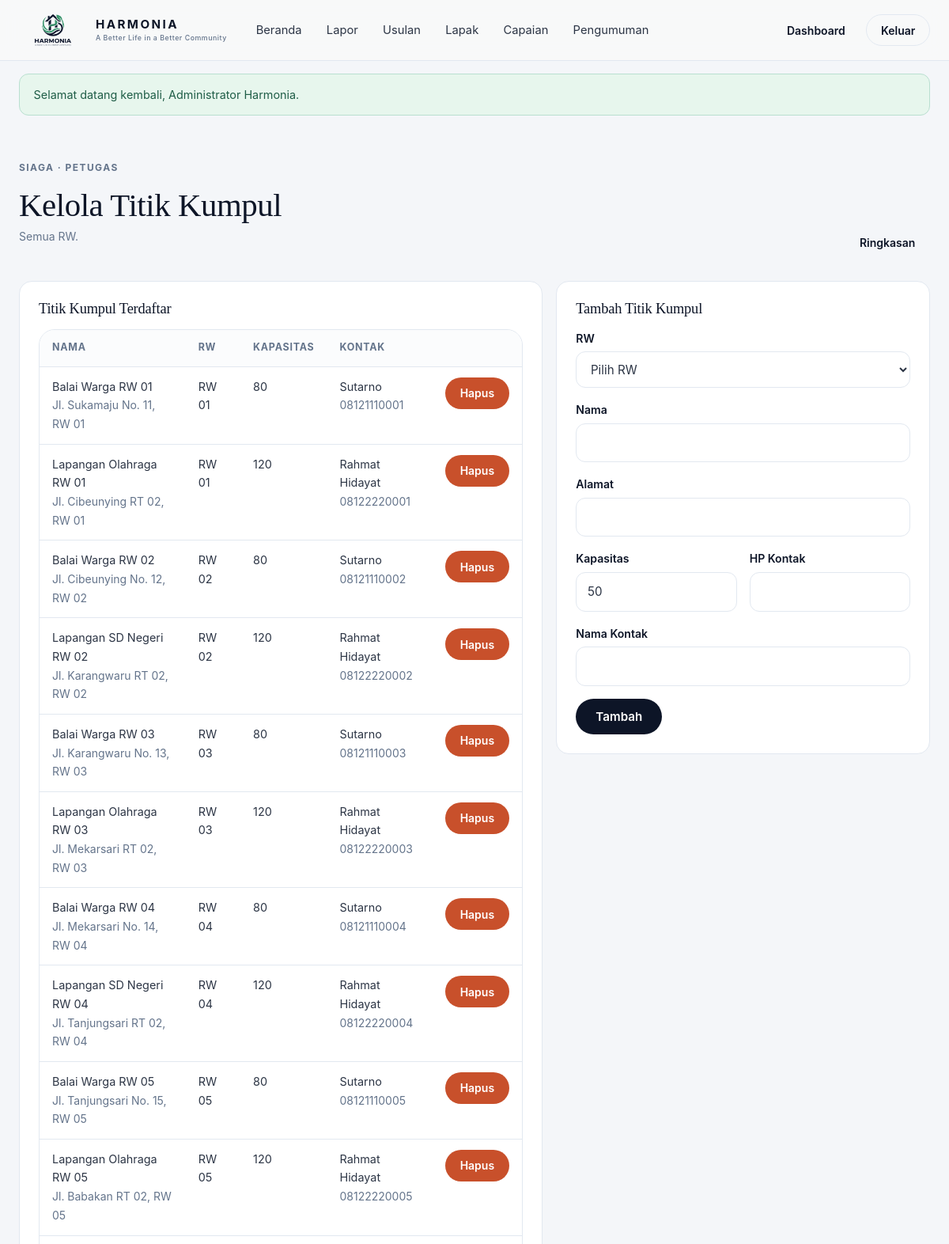
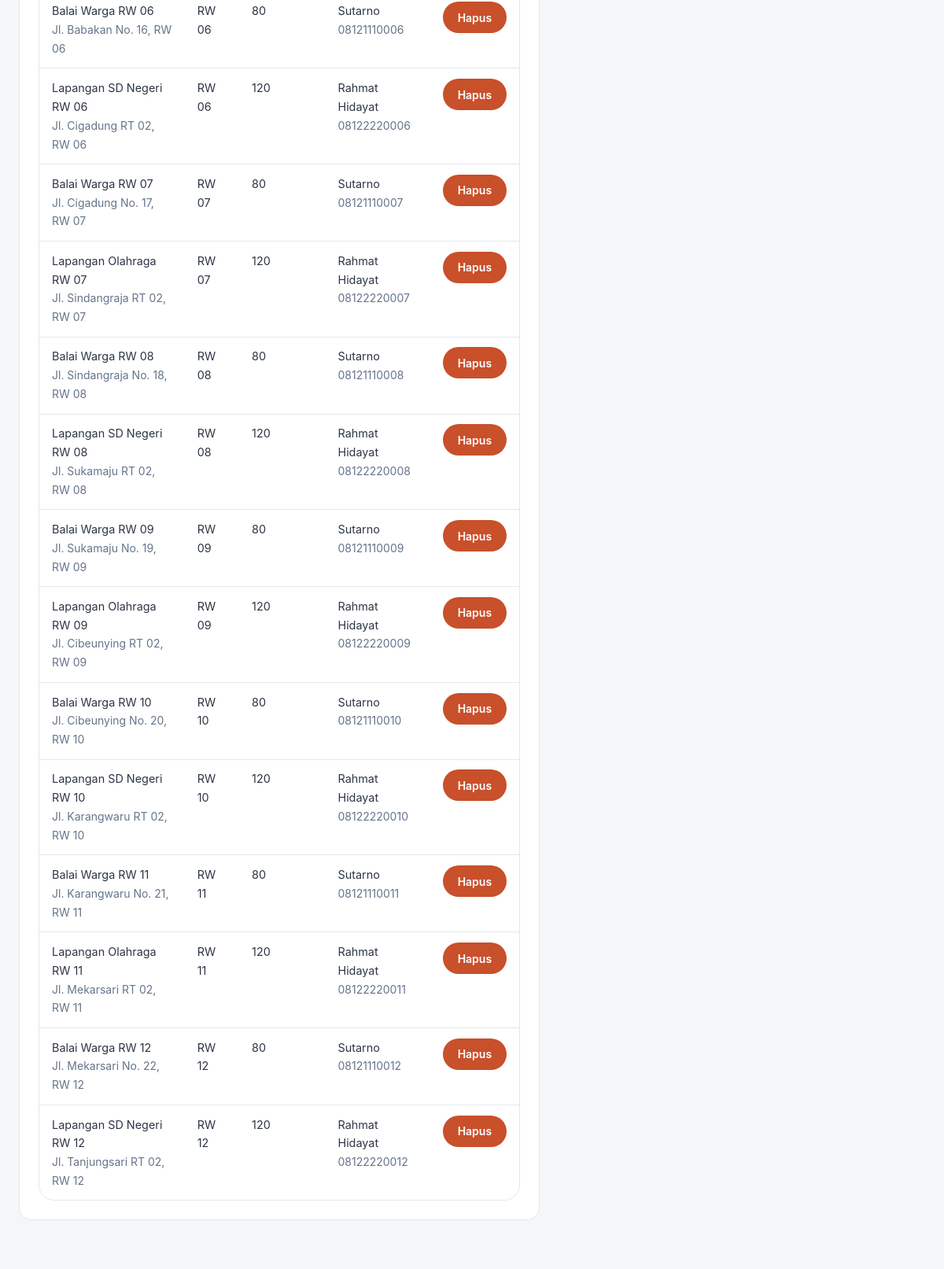
/siaga/kelola.php (signed in, upper part), run on the app's committed database (2 pictures, top to bottom).
### tables this page shows
CREATE TABLE shelters (
  id INT AUTO_INCREMENT PRIMARY KEY,
  rw_id INT NOT NULL,
  nama VARCHAR(80) NOT NULL,
  alamat_teks VARCHAR(150) NOT NULL,
  kapasitas INT UNSIGNED NOT NULL,
  kontak_nama VARCHAR(80) NOT NULL,
  kontak_hp VARCHAR(20) NOT NULL,
  FOREIGN KEY (rw_id) REFERENCES rw(id) ON DELETE CASCADE
);

CREATE TABLE rw (
  id INT AUTO_INCREMENT PRIMARY KEY,
  nama VARCHAR(30) NOT NULL,
  kelurahan VARCHAR(60) NOT NULL,
  created_at DATETIME DEFAULT CURRENT_TIMESTAMP
);

### config/auth.php (called while the page is built, shortened)
<?php
require_once ROOT_DIR . '/includes/helpers.php';
function user(): ?array
{
    return $_SESSION['user'] ?? null;
}
function require_login(): array
{
    $u = user();
    return $u;
}
function require_role(string ...$roles): array
{
    $u = require_login();
    return $u;
}

### includes/helpers.php (called while the page is built, shortened)
<?php
function e($v): string
{
    return htmlspecialchars((string)$v, ENT_QUOTES, 'UTF-8');
}
function old(string $key, string $default = ''): string
{
    return e($_POST[$key] ?? $default);
}

### siaga/kelola.php (the view, shortened to what this page needs)
<?php
require_once __DIR__ . '/../config/auth.php';
$u = require_role('petugas', 'admin');
$rwId = $u['role'] === 'admin' ? null : (int)$u['rw_id'];
$errors = [];
$sql = 'SELECT s.*, rw.nama AS rw FROM shelters s JOIN rw ON rw.id = s.rw_id';
$params = [];
$sql .= ' ORDER BY rw.nama, s.nama';
$st = $pdo->prepare($sql);
$st->execute($params);
$data = $st->fetchAll();
?>
<?php include ROOT_DIR . '/includes/header.php'; ?>
<section class="dash">
    <div class="container">
        <div class="dash__head">
            <div>
                <p class="eyebrow">Siaga · Petugas</p>
                <h1>Kelola Titik Kumpul</h1>
                <p class="small"><?= $rwId !== null ? 'Hanya titik kumpul RW Anda.' : 'Semua RW.' ?></p>
            </div>
            <a class="btn btn--ghost btn--sm" href="<?= BASE ?>/siaga/ringkasan.php">Ringkasan</a>
        </div>
        <div class="dash-grid">
            <div>
                <div class="panel">
                    <h3>Titik Kumpul Terdaftar</h3>
                    <?php if ($data) : ?>
                        <div class="table-wrap">
                            <table class="data">
                                <thead><tr><th>Nama</th><th>RW</th><th>Kapasitas</th><th>Kontak</th><th></th></tr></thead>
                                <tbody>
                                <?php foreach ($data as $s) : ?>
                                    <tr>
                                        <td><?= e($s['nama']) ?><br><span class="small muted"><?= e($s['alamat_teks']) ?></span></td>
                                        <td><?= e($s['rw']) ?></td>
                                        <td><?= (int)$s['kapasitas'] ?></td>
                                        <td><?= e($s['kontak_nama']) ?><br><span class="small muted"><?= e($s['kontak_hp']) ?></span></td>
                                        <td>
                                            <form method="post" onsubmit="return confirm('Hapus titik kumpul ini?')">
                                                <button class="btn btn--danger btn--sm" type="submit">Hapus</button>
                                            </form>
                                        </td>
                                    </tr>
                                <?php endforeach; ?>
                                </tbody>
                            </table>
                        </div>
                    <?php else : ?>
                        <div class="empty"><b>Belum Ada Titik Kumpul</b>Tambahkan lewat formulir di samping.</div>
                    <?php endif; ?>
                </div>
            </div>
            <div>
                <div class="panel">
                    <h3>Tambah Titik Kumpul</h3>
                    <form method="post" data-busy>
                        <?php if ($rwId === null) : ?>
                            <div class="field <?= isset($errors['rw_id']) ? 'field--error' : '' ?>">
                                <label for="rw_id">RW</label>
                                <select id="rw_id" name="rw_id" required>
                                    <option value="">Pilih RW</option>
                                </select>
                            </div>
                        <?php endif; ?>
                        <div class="field <?= isset($errors['nama']) ? 'field--error' : '' ?>">
                            <label for="nama">Nama</label>
                            <input id="nama" name="nama" value="<?= old('nama') ?>" required minlength="3" maxlength="80">
                        </div>
                        <div class="field <?= isset($errors['alamat_teks']) ? 'field--error' : '' ?>">
                            <label for="alamat_teks">Alamat</label>
                            <input id="alamat_teks" name="alamat_teks" value="<?= old('alamat_teks') ?>" required minlength="5" maxlength="150">
                        </div>
                        <div class="form-grid">
                            <div class="field <?= isset($errors['kapasitas']) ? 'field--error' : '' ?>">
                                <label for="kapasitas">Kapasitas</label>
                                <input id="kapasitas" name="kapasitas" type="number" min="1" required value="<?= old('kapasitas', '50') ?>">
                            </div>
                            <div class="field <?= isset($errors['kontak_hp']) ? 'field--error' : '' ?>">
                                <label for="kontak_hp">HP Kontak</label>
                                <input id="kontak_hp" name="kontak_hp" type="tel" inputmode="numeric" required maxlength="15" value="<?= old('kontak_hp') ?>">
                            </div>
                        </div>
                        <div class="field <?= isset($errors['kontak_nama']) ? 'field--error' : '' ?>">
                            <label for="kontak_nama">Nama Kontak</label>
                            <input id="kontak_nama" name="kontak_nama" value="<?= old('kontak_nama') ?>" required minlength="3" maxlength="80">
                        </div>
                        <button class="btn btn--primary" type="submit">Tambah</button>
                    </form>
                </div>
            </div>
        </div>
    </div>
</section>
<?php include ROOT_DIR . '/includes/footer.php'; ?>

### assets/css/style.css (style rules this page uses)
:root { --lime: #B8F53B; --lime-dark: #84cc16; --navy: #0D1527; --navy-hover: #16223D; --slate: #2C3545; --muted: #64748B; --bg: #F4F6F9; --hero: #E8EEF5; --border: #E2E8F0; --white: #fff; --sage: #E7F6ED; --sage-ink: #1B7A53; --sky: #E4F1FD; --sky-ink: #1D68BD; --peach: #FDEEE9; --peach-ink: #C8502B; --lavender: #EFEBF9; --lavender-ink: #6D32D8; --radius: 20px; --radius-sm: 12px; --shadow-soft: 0 16px 36px rgba(13, 21, 39, .06), 0 2px 6px rgba(13, 21, 39, .03); --shadow-lift: 0 24px 48px rgba(13, 21, 39, .12), 0 6px 14px rgba(13, 21, 39, .05); --serif: Georgia, "Times New Roman", Times, serif; --sans: -apple-system, BlinkMacSystemFont, "Segoe UI", Roboto, Helvetica, Arial, sans-serif; }
* { box-sizing: border-box; }
html { scroll-behavior: smooth; }
body { margin: 0; background: var(--bg); color: var(--slate); font: 400 1rem/1.65 var(--sans); -webkit-font-smoothing: antialiased; }
a { color: var(--navy); text-decoration: none; }
h1, h2, h3 { font-family: var(--serif); font-weight: 400; color: var(--navy); line-height: 1.18; margin: 0 0 .6rem; letter-spacing: -.01em; }
h1 { font-size: clamp(2.4rem, 5vw, 4rem); }
h3 { font-size: 1.25rem; }
p { margin: 0 0 1rem; color: var(--muted); }
.container { width: 100%; max-width: 1240px; margin: 0 auto; padding: 0 1.5rem; }
.eyebrow { font-size: .75rem; font-weight: 700; letter-spacing: .12em; text-transform: uppercase; color: var(--muted); margin: 0 0 .9rem; }
.muted { color: var(--muted); }
.small { font-size: .875rem; }
.btn { display: inline-flex; align-items: center; justify-content: center; gap: .5rem; min-height: 44px; padding: .75rem 1.5rem; border-radius: 9999px; border: 1px solid transparent; font: 600 .95rem var(--sans); cursor: pointer; transition: transform .18s ease, box-shadow .18s ease, background .18s ease, color .18s ease; }
.btn--primary { background: var(--navy); color: #fff; }
.btn--ghost { background: transparent; color: var(--navy); }
.btn--danger { background: var(--peach-ink); color: #fff; }
.btn--sm { min-height: 40px; padding: .5rem 1.1rem; font-size: .875rem; }
.form-grid { display: grid; grid-template-columns: 1fr 1fr; gap: 1rem; }
.field { display: grid; gap: .35rem; margin-bottom: 1rem; }
.field label { font-size: .88rem; font-weight: 600; color: var(--navy); }
.field input, .field select, .field textarea { width: 100%; padding: .7rem .85rem; border: 1px solid var(--border); border-radius: var(--radius-sm); font: inherit; font-size: .95rem; color: var(--slate); background: #fff; min-height: 44px; }
.table-wrap { overflow-x: auto; border: 1px solid var(--border); border-radius: var(--radius); background: #fff; }
table.data { width: 100%; border-collapse: collapse; font-size: .9rem; }
table.data th, table.data td { padding: .8rem 1rem; text-align: left; border-top: 1px solid var(--border); vertical-align: top; }
table.data th { background: #fbfcfd; font-size: .78rem; text-transform: uppercase; letter-spacing: .06em; color: var(--muted); border-top: 0; }
.dash { padding: 2.5rem 0 4rem; }
.dash__head { display: flex; align-items: flex-end; justify-content: space-between; gap: 1.5rem; flex-wrap: wrap; margin-bottom: 1.75rem; }
.dash__head h1 { font-size: clamp(2rem, 3.4vw, 2.75rem); margin-bottom: .2rem; }
.dash-grid { display: grid; grid-template-columns: 1.4fr 1fr; gap: 1.1rem; align-items: stretch; }
.panel { background: #fff; border: 1px solid var(--border); border-radius: 16px; padding: 1.5rem; }
.panel h3 { font-size: 1.15rem; margin-bottom: .9rem; }
.js .reveal { opacity: 0; transform: translateY(24px); transition: opacity .6s ease, transform .6s ease; }
.js .reveal.is-visible { opacity: 1; transform: none; }

### data on the page
shelters: nama "Balai Warga RW 01", alamat_teks "Jl. Sukamaju No. 11, RW 01", rw.nama "RW 01", kapasitas "80", kontak_nama "Sutarno", kontak_hp "08121110001"
shelters: nama "Lapangan Olahraga RW 01", alamat_teks "Jl. Cibeunying RT 02, RW 01", rw.nama "RW 01", kapasitas "120", kontak_nama "Rahmat Hidayat", kontak_hp "08122220001"
shelters: nama "Balai Warga RW 02", alamat_teks "Jl. Cibeunying No. 12, RW 02", rw.nama "RW 02", kapasitas "80", kontak_nama "Sutarno", kontak_hp "08121110002"
shelters: nama "Lapangan SD Negeri RW 02", alamat_teks "Jl. Karangwaru RT 02, RW 02", rw.nama "RW 02", kapasitas "120", kontak_nama "Rahmat Hidayat", kontak_hp "08122220002"
shelters: nama "Balai Warga RW 03", alamat_teks "Jl. Karangwaru No. 13, RW 03", rw.nama "RW 03", kapasitas "80", kontak_nama "Sutarno", kontak_hp "08121110003"
shelters: nama "Lapangan Olahraga RW 03", alamat_teks "Jl. Mekarsari RT 02, RW 03", rw.nama "RW 03", kapasitas "120", kontak_nama "Rahmat Hidayat", kontak_hp "08122220003"
shelters: nama "Balai Warga RW 04", alamat_teks "Jl. Mekarsari No. 14, RW 04", rw.nama "RW 04", kapasitas "80", kontak_nama "Sutarno", kontak_hp "08121110004"
shelters: nama "Lapangan SD Negeri RW 04", alamat_teks "Jl. Tanjungsari RT 02, RW 04", rw.nama "RW 04", kapasitas "120", kontak_nama "Rahmat Hidayat", kontak_hp "08122220004"
shelters: nama "Balai Warga RW 05", alamat_teks "Jl. Tanjungsari No. 15, RW 05", rw.nama "RW 05", kapasitas "80", kontak_nama "Sutarno", kontak_hp "08121110005"
shelters: nama "Lapangan Olahraga RW 05", alamat_teks "Jl. Babakan RT 02, RW 05", rw.nama "RW 05", kapasitas "120", kontak_nama "Rahmat Hidayat", kontak_hp "08122220005"
shelters: nama "Balai Warga RW 06", alamat_teks "Jl. Babakan No. 16, RW 06", rw.nama "RW 06", kapasitas "80", kontak_nama "Sutarno", kontak_hp "08121110006"
shelters: nama "Lapangan SD Negeri RW 06", alamat_teks "Jl. Cigadung RT 02, RW 06", rw.nama "RW 06", kapasitas "120", kontak_nama "Rahmat Hidayat", kontak_hp "08122220006"
shelters: nama "Balai Warga RW 07", alamat_teks "Jl. Cigadung No. 17, RW 07", rw.nama "RW 07", kapasitas "80", kontak_nama "Sutarno", kontak_hp "08121110007"
shelters: nama "Lapangan Olahraga RW 07", alamat_teks "Jl. Sindangraja RT 02, RW 07", rw.nama "RW 07", kapasitas "120", kontak_nama "Rahmat Hidayat", kontak_hp "08122220007"
shelters: nama "Balai Warga RW 08", alamat_teks "Jl. Sindangraja No. 18, RW 08", rw.nama "RW 08", kapasitas "80", kontak_nama "Sutarno", kontak_hp "08121110008"
shelters: nama "Lapangan SD Negeri RW 08", alamat_teks "Jl. Sukamaju RT 02, RW 08", rw.nama "RW 08", kapasitas "120", kontak_nama "Rahmat Hidayat", kontak_hp "08122220008"
shelters: nama "Balai Warga RW 09", alamat_teks "Jl. Sukamaju No. 19, RW 09", rw.nama "RW 09", kapasitas "80", kontak_nama "Sutarno", kontak_hp "08121110009"
shelters: nama "Lapangan Olahraga RW 09", alamat_teks "Jl. Cibeunying RT 02, RW 09", rw.nama "RW 09", kapasitas "120", kontak_nama "Rahmat Hidayat", kontak_hp "08122220009"
shelters: nama "Balai Warga RW 10", alamat_teks "Jl. Cibeunying No. 20, RW 10", rw.nama "RW 10", kapasitas "80", kontak_nama "Sutarno", kontak_hp "08121110010"
shelters: nama "Lapangan SD Negeri RW 10", alamat_teks "Jl. Karangwaru RT 02, RW 10", rw.nama "RW 10", kapasitas "120", kontak_nama "Rahmat Hidayat", kontak_hp "08122220010"
shelters: nama "Balai Warga RW 11", alamat_teks "Jl. Karangwaru No. 21, RW 11", rw.nama "RW 11", kapasitas "80", kontak_nama "Sutarno", kontak_hp "08121110011"
shelters: nama "Lapangan Olahraga RW 11", alamat_teks "Jl. Mekarsari RT 02, RW 11", rw.nama "RW 11", kapasitas "120", kontak_nama "Rahmat Hidayat", kontak_hp "08122220011"
shelters: nama "Balai Warga RW 12", alamat_teks "Jl. Mekarsari No. 22, RW 12", rw.nama "RW 12", kapasitas "80", kontak_nama "Sutarno", kontak_hp "08121110012"
shelters: nama "Lapangan SD Negeri RW 12", alamat_teks "Jl. Tanjungsari RT 02, RW 12", rw.nama "RW 12", kapasitas "120", kontak_nama "Rahmat Hidayat", kontak_hp "08122220012"

### other printed values
$label "Beranda"
$label "Lapor"
$label "Usulan"
$label "Lapak"
$label "Capaian"
$label "Pengumuman"
$f['pesan'] "Selamat datang kembali, Administrator Harmonia."
